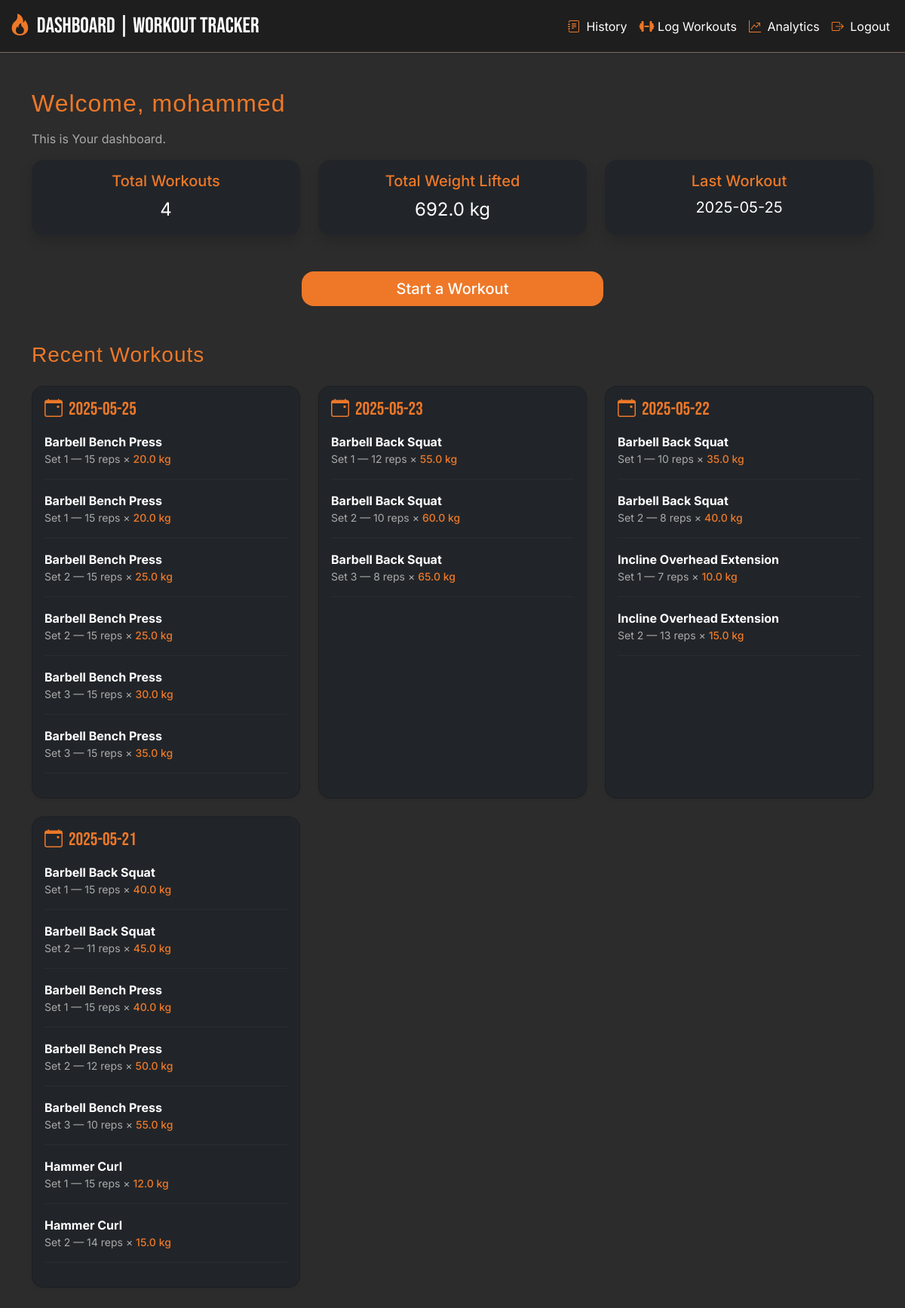
The app's page /dashboard (signed in) with its own data.
### tables this page shows
CREATE TABLE "workouts" (
    id INTEGER PRIMARY KEY AUTOINCREMENT,
    user_id INTEGER,
    date TEXT NOT NULL,
    exercise_id INTEGER NOT NULL,
    set_number INTEGER NOT NULL,
    reps INTEGER NOT NULL,
    weight REAL,
    notes TEXT,
    FOREIGN KEY (user_id) REFERENCES users(id),
    FOREIGN KEY (exercise_id) REFERENCES exercises(id)
);

CREATE TABLE "exercises" (
	"id"	INTEGER,
	"name"	TEXT NOT NULL UNIQUE,
	"muscle_group"	TEXT NOT NULL,
	"equipment"	TEXT,
	"instruction"	TEXT,
	PRIMARY KEY("id" AUTOINCREMENT)
);

### app.py (the view)
@app.route('/dashboard')
def dashboard():
    if 'user' not in session:
        return redirect('/login')
    username = session['user']
    user_id = session['user_id']
    conn = sqlite3.connect('workout_tracker.db')
    c = conn.cursor()
    c.execute('''SELECT COUNT(DISTINCT date), COALESCE (SUM(weight), 0), MAX(date)
              FROM workouts WHERE user_id = ?''', (user_id,))
    summary = c.fetchone()
    c.execute('''SELECT DISTINCT date FROM workouts
              WHERE user_id = ? ORDER BY date DESC LIMIT 5''', (user_id,))
    recent_dates = [row[0] for row in c.fetchall()]
    recent_workouts = {}
    for date in recent_dates:
        c.execute('''SELECT e.name, w.set_number, w.reps, w.weight
                  FROM workouts w
                  JOIN exercises e ON w.exercise_id = e.id
                  WHERE w.user_id = ? AND w.date = ?
                  ORDER BY e.name, w.set_number''', (user_id, date))
        recent_workouts[date] = c.fetchall()
    conn.close()
    return render_template('dashboard.html', username=username, recent_workouts=recent_workouts, summary=summary)

### templates/dashboard.html
{% extends "base.html" %}
{% block content %}
    <div class="container my-5">
        <h2 class="mb-3" style="font-family: 'Helvetica', sans-serif;">Welcome, {{ username }}</h2>
        <p class="text-muted">This is Your dashboard.</p>
        <div class="row mb-5" g-3>
            <div class="col-md-4 col-sm-12">
                <div class="card bg-dark text-white border-0 shadow rounded-4 h-100">
                    <div class="card-body text-center">
                        <h5 class="card-title" style="color: var(--primary);">Total Workouts</h5>
                        <p class="card-text fs-4">{{ summary[0] or 0 }}</p>
                    </div>
                </div>
            </div>
            <div class="col-md-4 col-sm-12">
                <div class="card bg-dark text-white border-0 shadow rounded-4 h-100">
                    <div class="card-body text-center">
                        <h5 class="card-title" style="color: var(--primary);">Total Weight Lifted</h5>
                        <p class="card-text fs-4">{{ summary[1] or 0 }} kg</p>
                    </div>
                </div>
            </div>
            <div class="col-md-4 col-sm-12">
                <div class="card bg-dark text-white border-0 shadow rounded-4 h-100">
                    <div class="card-body text-center">
                        <h5 class="card-title" style="color: var(--primary)">Last Workout</h5>
                        <p class="card-text fs-5">{{ summary[2] or 'N/A' }}</p>
                    </div>
                </div>
            </div>
        </div>
        <div class="text-center my-4">
            <a href="/log_workout" class="btn btn-primary btn-lg w-100" style="max-width: 400px; border-radius: 1rem; font-weight: 500;">
                Start a Workout
            </a>
        </div>
    <h3 class="mt-5 mb-4" style="font-family: 'Helvetica', sans-serif;">Recent Workouts</h3>
    {% if recent_workouts %}
    <div class="row g-4">
        {% for date, workouts in recent_workouts.items() %}
        <div class="col-md-6 col-lg-4">
            <div class="card bg-dark text-white shadow-sm rounded-4 h-100">
                <div class="card-body">
                <h5 class="mb-3" style="color: var(--primary); font-family: 'Bebas Neue', sans-serif; font-size: 1.5rem;">
                    <i class="bi bi-calendar-event me-2" style="color: var(--primary);"></i>{{ date }}
                </h5>
                {% for ex in workouts %}
                <div class="mb-2">
                    <strong>{{ ex[0] }}</strong>
                    <div class="small text-muted">Set {{ ex[1] }} — {{ ex[2] }} reps × <span style="color: var(--primary); font-weight: 500;">{{ ex[3] }} kg</span></div>
                </div>
                <hr style="border-color: #444;" />
                {% endfor %}
                </div>
            </div>
        </div>
        {% endfor %}
    </div>
    {% else %}
    <p class="text-muted">No recent workouts. Start training!</p>
    {% endif %}
{% endblock %}

### static/style.css (style rules this page uses)
.card { background-color: var(--light-dark); border-radius: 1rem; }
* { box-sizing: border-box; }
:root { --primary: #EE7828; --dark: #2c2c2c; --grey: #806d61; --light-dark: #1e1e1e; }
body { background-color: var(--dark); color: white; font-family: 'Inter', sans-serif; min-height: 100vh; }
a { color: var(--primary) }
h1, h2, h3 { font-family: 'Helvetica', sans-serif; letter-spacing: 1px; color: var(--primary); }
.btn-primary { background-color: var(--primary); border: none; transition: 0.3s ease-in-out; }
.text-muted { color: #aaa !important; }

### records on screen
workouts: name "Barbell Bench Press", set_number "1", reps "15", weight "20.0"
workouts: name "Barbell Bench Press", set_number "1", reps "15", weight "20.0"
workouts: name "Barbell Bench Press", set_number "2", reps "15", weight "25.0"
workouts: name "Barbell Bench Press", set_number "2", reps "15", weight "25.0"
workouts: name "Barbell Bench Press", set_number "3", reps "15", weight "30.0"
workouts: name "Barbell Bench Press", set_number "3", reps "15", weight "35.0"
workouts: name "Barbell Back Squat", set_number "1", reps "12", weight "55.0"
workouts: name "Barbell Back Squat", set_number "2", reps "10", weight "60.0"
workouts: name "Barbell Back Squat", set_number "3", reps "8", weight "65.0"
workouts: name "Barbell Back Squat", set_number "1", reps "10", weight "35.0"
workouts: name "Barbell Back Squat", set_number "2", reps "8", weight "40.0"
workouts: name "Incline Overhead Extension", set_number "1", reps "7", weight "10.0"
workouts: name "Incline Overhead Extension", set_number "2", reps "13", weight "15.0"
workouts: name "Barbell Back Squat", set_number "1", reps "15", weight "40.0"
workouts: name "Barbell Back Squat", set_number "2", reps "11", weight "45.0"
workouts: name "Barbell Bench Press", set_number "1", reps "15", weight "40.0"
workouts: name "Barbell Bench Press", set_number "2", reps "12", weight "50.0"
workouts: name "Barbell Bench Press", set_number "3", reps "10", weight "55.0"
workouts: name "Hammer Curl", set_number "1", reps "15", weight "12.0"
workouts: name "Hammer Curl", set_number "2", reps "14", weight "15.0"

### other values on screen
{{ username }} "mohammed"
{{ summary[0] or 0 }} "4"
{{ summary[1] or 0 }} "692.0"
{{ summary[2] or 'N/A' }} "2025-05-25"
{{ date }} "2025-05-25" "2025-05-23" "2025-05-22" "2025-05-21"
